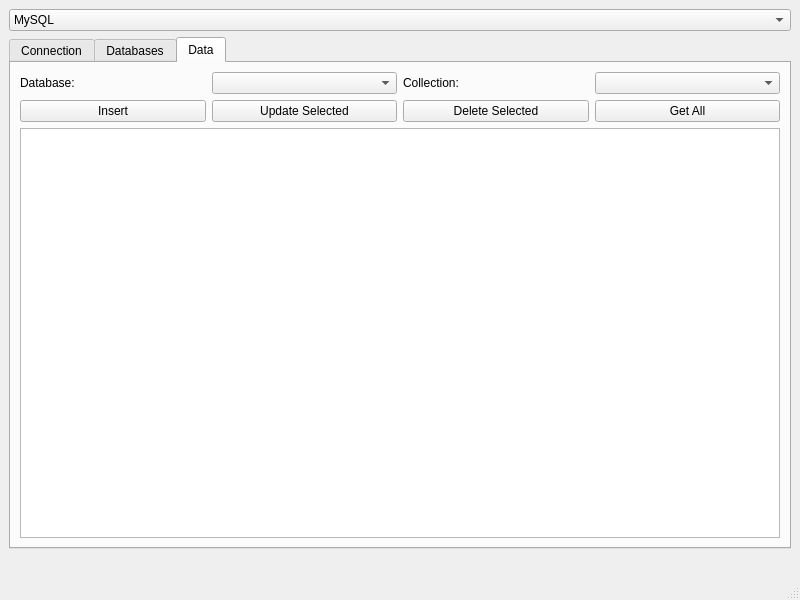
<?xml version="1.0" encoding="UTF-8"?>
<ui version="4.0">
 <class>MainWindow</class>
 <widget class="QMainWindow" name="MainWindow">
  <property name="geometry">
   <rect>
    <x>0</x>
    <y>0</y>
    <width>800</width>
    <height>600</height>
   </rect>
  </property>
  <property name="windowTitle">
   <string>MainWindow</string>
  </property>
  <widget class="QWidget" name="centralwidget">
   <layout class="QVBoxLayout" name="verticalLayout_3">
    <item>
     <layout class="QVBoxLayout" name="verticalLayout_2">
      <item>
       <widget class="QComboBox" name="databaseSelection">
        <item>
         <property name="text">
          <string>MySQL</string>
         </property>
        </item>
        <item>
         <property name="text">
          <string>MongoDB</string>
         </property>
        </item>
        <item>
         <property name="text">
          <string>ArangoDB</string>
         </property>
        </item>
       </widget>
      </item>
      <item>
       <layout class="QHBoxLayout" name="horizontalLayout">
        <item>
         <widget class="QTabWidget" name="tabWidget">
          <property name="currentIndex">
           <number>2</number>
          </property>
          <widget class="QWidget" name="tab">
           <attribute name="title">
            <string>Connection</string>
           </attribute>
           <layout class="QVBoxLayout" name="verticalLayout">
            <item>
             <widget class="QPushButton" name="loadConfigButton">
              <property name="text">
               <string>Load config</string>
              </property>
             </widget>
            </item>
            <item>
             <widget class="QPushButton" name="connectButton">
              <property name="text">
               <string>Connect</string>
              </property>
             </widget>
            </item>
           </layout>
          </widget>
          <widget class="QWidget" name="tab_3">
           <attribute name="title">
            <string>Databases</string>
           </attribute>
           <layout class="QVBoxLayout" name="verticalLayout_5">
            <item>
             <layout class="QHBoxLayout" name="horizontalLayout_2">
              <item>
               <widget class="QLabel" name="label">
                <property name="text">
                 <string>Enter Database Name:</string>
                </property>
               </widget>
              </item>
              <item>
               <widget class="QLineEdit" name="databaseNameInput"/>
              </item>
             </layout>
            </item>
            <item>
             <widget class="QPushButton" name="createDatabaseButton">
              <property name="text">
               <string>Create Database</string>
              </property>
             </widget>
            </item>
            <item>
             <widget class="QPushButton" name="deleteSelectedDatabaseButton">
              <property name="text">
               <string>Delete Selected Database</string>
              </property>
             </widget>
            </item>
            <item>
             <widget class="QTableWidget" name="tableWidget_2"/>
            </item>
           </layout>
          </widget>
          <widget class="QWidget" name="tab_2">
           <attribute name="title">
            <string>Data</string>
           </attribute>
           <layout class="QVBoxLayout" name="verticalLayout_4">
            <item>
             <layout class="QHBoxLayout" name="horizontalLayout_3">
              <item>
               <widget class="QLabel" name="label_2">
                <property name="text">
                 <string>Database:</string>
                </property>
               </widget>
              </item>
              <item>
               <widget class="QComboBox" name="databaseSelectionData"/>
              </item>
              <item>
               <widget class="QLabel" name="label_3">
                <property name="text">
                 <string>Collection:</string>
                </property>
               </widget>
              </item>
              <item>
               <widget class="QComboBox" name="collectionSelectionData"/>
              </item>
             </layout>
            </item>
            <item>
             <layout class="QHBoxLayout" name="horizontalLayout_6">
              <item>
               <widget class="QPushButton" name="insertButton">
                <property name="text">
                 <string>Insert</string>
                </property>
               </widget>
              </item>
              <item>
               <widget class="QPushButton" name="updateSelectedButton">
                <property name="text">
                 <string>Update Selected</string>
                </property>
               </widget>
              </item>
              <item>
               <widget class="QPushButton" name="deleteSelectedButton">
                <property name="text">
                 <string>Delete Selected</string>
                </property>
               </widget>
              </item>
              <item>
               <widget class="QPushButton" name="getAllButton">
                <property name="text">
                 <string>Get All</string>
                </property>
               </widget>
              </item>
             </layout>
            </item>
            <item>
             <widget class="QTableWidget" name="tableWidget"/>
            </item>
           </layout>
          </widget>
         </widget>
        </item>
       </layout>
      </item>
      <item>
       <widget class="QLabel" name="statusMessage">
        <property name="text">
         <string/>
        </property>
       </widget>
      </item>
     </layout>
    </item>
   </layout>
  </widget>
  <widget class="QStatusBar" name="statusbar"/>
 </widget>
 <resources/>
 <connections/>
</ui>
